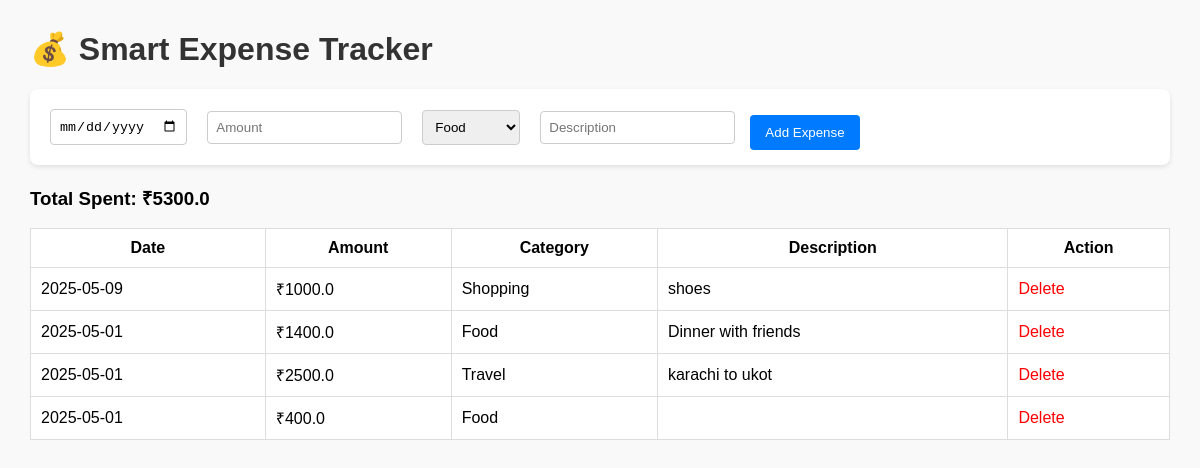
The page / on the database its author committed.
### tables this page shows
CREATE TABLE expenses (
            id INTEGER PRIMARY KEY AUTOINCREMENT,
            date TEXT,
            amount REAL,
            category TEXT,
            description TEXT
        );

### app.py (the view, shortened to what this page needs)
@app.route("/", methods=["GET", "POST"])
def index():
    conn = sqlite3.connect("expenses.db")
    cur = conn.cursor()
    cur.execute("SELECT * FROM expenses ORDER BY date DESC")
    expenses = cur.fetchall()
    cur.execute("SELECT SUM(amount) FROM expenses")
    total = cur.fetchone()[0] or 0
    budget_limit = 30000
    budget_message = None
    if total > budget_limit:
        budget_message = f"⚠️ You've spent ₹{total}, which exceeds your budget limit of ₹{budget_limit}."
    category_alert = None
    for expense in expenses:
        if expense[3] == "Food" and expense[2] > 7000:
            category_alert = "🍽️ High spending on Food category. Consider reviewing your eating-out habits."
            break
    conn.close()
    return render_template("index.html", expenses=expenses, total=total,
                           budget_message=budget_message, category_alert=category_alert)

### templates/index.html (shortened to what this page needs)
<!DOCTYPE html>
<html lang="en">
<head>
</head>
<body>
    <h1>💰 Smart Expense Tracker</h1>
    <form method="post" class="form-inline">
        <input type="date" name="date" required>
        <input type="number" step="0.01" name="amount" placeholder="Amount" required>
        <select name="category" required>
            <option value="Food">Food</option>
        </select>
        <input type="text" name="description" placeholder="Description">
        <button type="submit">Add Expense</button>
    </form>
    <h3>Total Spent: ₹{{ total }}</h3>
    <table>
        <thead>
            <tr>
                <th>Date</th>
                <th>Amount</th>
                <th>Category</th>
                <th>Description</th>
                <th>Action</th>
            </tr>
        </thead>
        <tbody>
        {% for expense in expenses %}
            <tr>
                <td>{{ expense[1] }}</td>
                <td>₹{{ expense[2] }}</td>
                <td>{{ expense[3] }}</td>
                <td>{{ expense[4] }}</td>
                <td><a class="delete-link" href="{{ url_for('delete', id=expense[0]) }}">Delete</a></td>
            </tr>
        {% endfor %}
        </tbody>
    </table>
</body>
</html>

### templates/index.html (style rules this page uses)
body { font-family: Arial, sans-serif; margin: 30px; background-color: #f9f9f9; }
h1 { color: #333; }
form { margin-bottom: 20px; background-color: #fff; padding: 15px; border-radius: 8px; box-shadow: 0 2px 5px rgba(0,0,0,0.1); }
input, select { margin: 5px; padding: 8px; border: 1px solid #ccc; border-radius: 4px; }
.form-inline { display: flex; flex-wrap: wrap; gap: 10px; align-items: center; }
button { padding: 10px 15px; background-color: #007BFF; color: white; border: none; margin-top: 10px; border-radius: 4px; cursor: pointer; }
table { width: 100%; border-collapse: collapse; background-color: white; }
th, td { padding: 10px; border: 1px solid #ddd; }
.delete-link { color: red; text-decoration: none; }

### rows shown on the page
expenses: date "2025-05-09", amount "1000.0", category "Shopping", description "shoes"
expenses: date "2025-05-01", amount "1400.0", category "Food", description "Dinner with friends"
expenses: date "2025-05-01", amount "2500.0", category "Travel", description "karachi to ukot"
expenses: date "2025-05-01", amount "400.0", category "Food"

### other values the page prints
{{ total }} "5300.0"
